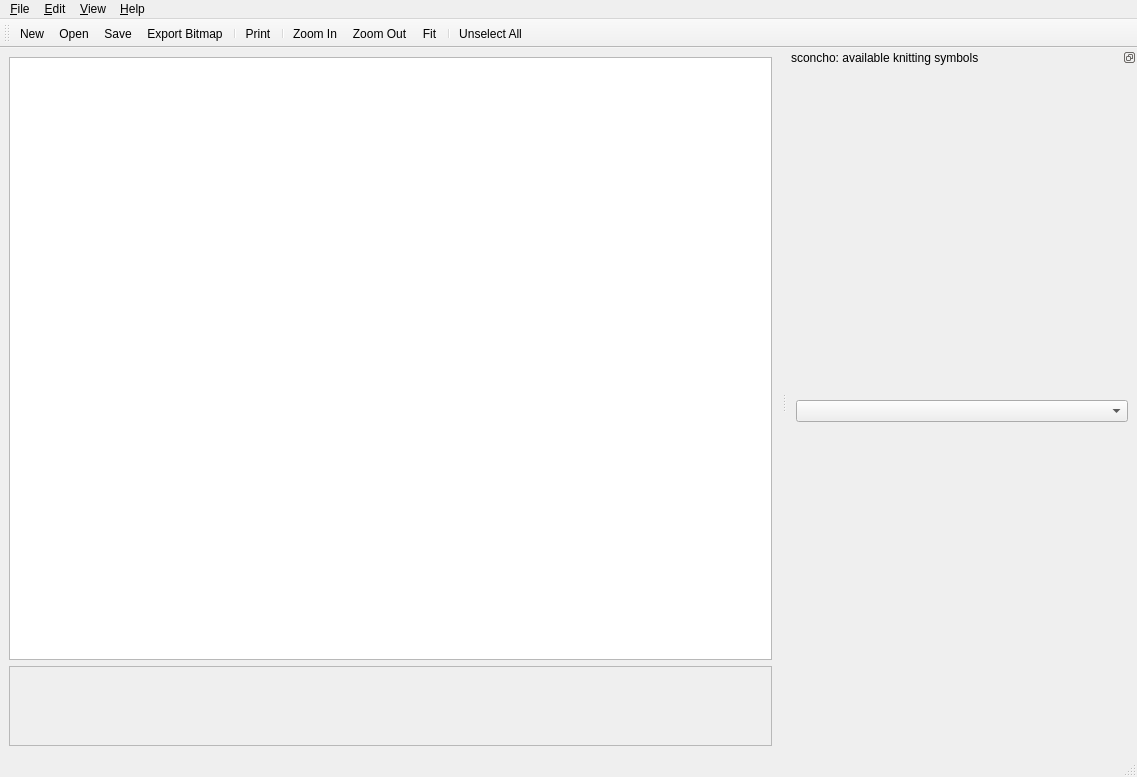
<?xml version="1.0" encoding="UTF-8"?>
<ui version="4.0">
 <class>MainWindow</class>
 <widget class="QMainWindow" name="MainWindow">
  <property name="geometry">
   <rect>
    <x>0</x>
    <y>0</y>
    <width>1137</width>
    <height>777</height>
   </rect>
  </property>
  <property name="windowTitle">
   <string/>
  </property>
  <property name="windowIcon">
   <iconset resource="../icons.qrc">
    <normaloff>:/icons/sconcho_icon.png</normaloff>:/icons/sconcho_icon.png</iconset>
  </property>
  <widget class="QWidget" name="centralwidget">
   <layout class="QHBoxLayout" name="horizontalLayout_2">
    <item>
     <layout class="QVBoxLayout" name="verticalLayout">
      <item>
       <widget class="PatternView" name="graphicsView">
        <property name="sizePolicy">
         <sizepolicy hsizetype="Preferred" vsizetype="Preferred">
          <horstretch>0</horstretch>
          <verstretch>20</verstretch>
         </sizepolicy>
        </property>
        <property name="minimumSize">
         <size>
          <width>0</width>
          <height>0</height>
         </size>
        </property>
        <property name="dragMode">
         <enum>QGraphicsView::NoDrag</enum>
        </property>
       </widget>
      </item>
      <item>
       <widget class="QScrollArea" name="scrollArea">
        <property name="sizePolicy">
         <sizepolicy hsizetype="Preferred" vsizetype="Preferred">
          <horstretch>0</horstretch>
          <verstretch>1</verstretch>
         </sizepolicy>
        </property>
        <property name="minimumSize">
         <size>
          <width>0</width>
          <height>80</height>
         </size>
        </property>
        <property name="widgetResizable">
         <bool>true</bool>
        </property>
        <widget class="QWidget" name="colorWidgetContainer">
         <property name="geometry">
          <rect>
           <x>0</x>
           <y>0</y>
           <width>757</width>
           <height>76</height>
          </rect>
         </property>
         <layout class="QHBoxLayout" name="horizontalLayout"/>
        </widget>
       </widget>
      </item>
     </layout>
    </item>
   </layout>
  </widget>
  <widget class="QMenuBar" name="menubar">
   <property name="geometry">
    <rect>
     <x>0</x>
     <y>0</y>
     <width>1137</width>
     <height>26</height>
    </rect>
   </property>
   <widget class="QMenu" name="menuFile">
    <property name="title">
     <string>&amp;File</string>
    </property>
    <addaction name="actionNew"/>
    <addaction name="actionOpen"/>
    <addaction name="separator"/>
    <addaction name="actionSave"/>
    <addaction name="actionSave_as"/>
    <addaction name="actionExport"/>
    <addaction name="separator"/>
    <addaction name="actionPrint"/>
    <addaction name="separator"/>
    <addaction name="actionQuit"/>
   </widget>
   <widget class="QMenu" name="menuView">
    <property name="title">
     <string>&amp;View</string>
    </property>
    <widget class="QMenu" name="menu_Zoom">
     <property name="title">
      <string>&amp;Zoom</string>
     </property>
     <addaction name="actionZoom_In"/>
     <addaction name="actionZoom_Out"/>
     <addaction name="actionFit"/>
    </widget>
    <addaction name="separator"/>
    <addaction name="menu_Zoom"/>
    <addaction name="action_Insert_delete_rows_and_columns"/>
    <addaction name="actionUnselect_All"/>
    <addaction name="separator"/>
    <addaction name="actionShow_pattern_grid"/>
    <addaction name="actionShow_grid_labels"/>
    <addaction name="actionShow_legend"/>
   </widget>
   <widget class="QMenu" name="menuHelp">
    <property name="title">
     <string>&amp;Help</string>
    </property>
    <addaction name="actionSconcho_Manual"/>
    <addaction name="separator"/>
    <addaction name="actionAbout_sconcho"/>
    <addaction name="actionAbout_Qt4"/>
   </widget>
   <widget class="QMenu" name="menuGrid">
    <property name="title">
     <string>&amp;Edit</string>
    </property>
    <addaction name="separator"/>
    <addaction name="action_Manage_Knitting_Symbols"/>
    <addaction name="separator"/>
    <addaction name="actionPrefs"/>
   </widget>
   <addaction name="menuFile"/>
   <addaction name="menuGrid"/>
   <addaction name="menuView"/>
   <addaction name="menuHelp"/>
  </widget>
  <widget class="QStatusBar" name="statusbar"/>
  <widget class="QDockWidget" name="symbolDockWidget">
   <property name="sizePolicy">
    <sizepolicy hsizetype="Preferred" vsizetype="Preferred">
     <horstretch>0</horstretch>
     <verstretch>4</verstretch>
    </sizepolicy>
   </property>
   <property name="minimumSize">
    <size>
     <width>350</width>
     <height>154</height>
    </size>
   </property>
   <property name="features">
    <set>QDockWidget::DockWidgetFloatable|QDockWidget::DockWidgetMovable</set>
   </property>
   <property name="allowedAreas">
    <set>Qt::LeftDockWidgetArea|Qt::RightDockWidgetArea</set>
   </property>
   <property name="windowTitle">
    <string>sconcho: available knitting symbols</string>
   </property>
   <attribute name="dockWidgetArea">
    <number>2</number>
   </attribute>
   <widget class="QWidget" name="dockWidgetContents_3">
    <layout class="QVBoxLayout" name="verticalLayout_3">
     <item>
      <layout class="QVBoxLayout" name="verticalLayout_2">
       <item>
        <widget class="QComboBox" name="symbolCategoryChooser"/>
       </item>
       <item>
        <layout class="QVBoxLayout" name="symbolSelectorLayout"/>
       </item>
      </layout>
     </item>
    </layout>
   </widget>
  </widget>
  <widget class="QToolBar" name="toolBar">
   <property name="windowTitle">
    <string>toolBar</string>
   </property>
   <attribute name="toolBarArea">
    <enum>TopToolBarArea</enum>
   </attribute>
   <attribute name="toolBarBreak">
    <bool>false</bool>
   </attribute>
   <addaction name="actionNew"/>
   <addaction name="actionOpen"/>
   <addaction name="actionSave"/>
   <addaction name="actionExport"/>
   <addaction name="separator"/>
   <addaction name="actionPrint"/>
   <addaction name="separator"/>
   <addaction name="actionZoom_In"/>
   <addaction name="actionZoom_Out"/>
   <addaction name="actionFit"/>
   <addaction name="separator"/>
   <addaction name="actionUnselect_All"/>
  </widget>
  <action name="actionAbout_sconcho">
   <property name="icon">
    <iconset resource="../icons.qrc">
     <normaloff>:/icons/sconcho_icon.png</normaloff>:/icons/sconcho_icon.png</iconset>
   </property>
   <property name="text">
    <string>About sconcho</string>
   </property>
  </action>
  <action name="actionAbout_Qt4">
   <property name="text">
    <string>About Qt4</string>
   </property>
  </action>
  <action name="actionPreferences">
   <property name="text">
    <string>Preferences</string>
   </property>
  </action>
  <action name="actionNew">
   <property name="icon">
    <iconset resource="../icons.qrc">
     <normaloff>:/icons/filenew.png</normaloff>:/icons/filenew.png</iconset>
   </property>
   <property name="text">
    <string>&amp;New...</string>
   </property>
   <property name="toolTip">
    <string>New pattern</string>
   </property>
   <property name="statusTip">
    <string>New pattern</string>
   </property>
   <property name="shortcut">
    <string>Ctrl+N</string>
   </property>
  </action>
  <action name="actionOpen">
   <property name="icon">
    <iconset resource="../icons.qrc">
     <normaloff>:/icons/fileopen.png</normaloff>:/icons/fileopen.png</iconset>
   </property>
   <property name="text">
    <string>&amp;Open...</string>
   </property>
   <property name="toolTip">
    <string>Open saved project</string>
   </property>
   <property name="statusTip">
    <string>Open saved project</string>
   </property>
   <property name="shortcut">
    <string>Ctrl+O</string>
   </property>
  </action>
  <action name="actionSave">
   <property name="icon">
    <iconset resource="../icons.qrc">
     <normaloff>:/icons/filesave.png</normaloff>:/icons/filesave.png</iconset>
   </property>
   <property name="text">
    <string>&amp;Save</string>
   </property>
   <property name="toolTip">
    <string>Save project</string>
   </property>
   <property name="statusTip">
    <string>Save project</string>
   </property>
   <property name="shortcut">
    <string>Ctrl+S</string>
   </property>
  </action>
  <action name="actionSave_as">
   <property name="icon">
    <iconset resource="../icons.qrc">
     <normaloff>:/icons/filesave.png</normaloff>:/icons/filesave.png</iconset>
   </property>
   <property name="text">
    <string>Save  &amp;as...</string>
   </property>
   <property name="toolTip">
    <string>Save project as</string>
   </property>
   <property name="statusTip">
    <string>Save project as</string>
   </property>
  </action>
  <action name="actionExport">
   <property name="icon">
    <iconset resource="../icons.qrc">
     <normaloff>:/icons/fileexport.png</normaloff>:/icons/fileexport.png</iconset>
   </property>
   <property name="text">
    <string>&amp;Export Bitmap...</string>
   </property>
   <property name="toolTip">
    <string>Export as image file</string>
   </property>
   <property name="statusTip">
    <string>Export as image file</string>
   </property>
   <property name="shortcut">
    <string>Ctrl+E</string>
   </property>
  </action>
  <action name="actionQuit">
   <property name="icon">
    <iconset resource="../icons.qrc">
     <normaloff>:/icons/exit.png</normaloff>:/icons/exit.png</iconset>
   </property>
   <property name="text">
    <string>&amp;Quit</string>
   </property>
   <property name="toolTip">
    <string>Quit sconcho</string>
   </property>
   <property name="statusTip">
    <string>Quit sconcho</string>
   </property>
   <property name="shortcut">
    <string>Ctrl+Q</string>
   </property>
  </action>
  <action name="actionPrint">
   <property name="icon">
    <iconset resource="../icons.qrc">
     <normaloff>:/icons/fileprint.png</normaloff>:/icons/fileprint.png</iconset>
   </property>
   <property name="text">
    <string>&amp;Print...</string>
   </property>
   <property name="statusTip">
    <string>Print</string>
   </property>
   <property name="shortcut">
    <string>Ctrl+P</string>
   </property>
  </action>
  <action name="actionShow_pattern_grid">
   <property name="checkable">
    <bool>true</bool>
   </property>
   <property name="checked">
    <bool>true</bool>
   </property>
   <property name="text">
    <string>Show &amp;Pattern Grid</string>
   </property>
   <property name="toolTip">
    <string>toggle visibility of pattern grid</string>
   </property>
   <property name="statusTip">
    <string>toggle visibility of pattern </string>
   </property>
  </action>
  <action name="actionShow_legend">
   <property name="checkable">
    <bool>true</bool>
   </property>
   <property name="checked">
    <bool>true</bool>
   </property>
   <property name="text">
    <string>Show &amp;Legend</string>
   </property>
   <property name="toolTip">
    <string>toggle visibility of legend</string>
   </property>
   <property name="statusTip">
    <string>toggle visibility of legend</string>
   </property>
  </action>
  <action name="actionShow_grid_labels">
   <property name="checkable">
    <bool>true</bool>
   </property>
   <property name="checked">
    <bool>true</bool>
   </property>
   <property name="text">
    <string>Show &amp;Grid Labels</string>
   </property>
   <property name="toolTip">
    <string>toggle visbility of grid labels</string>
   </property>
   <property name="statusTip">
    <string>toggle visbility of grid labels</string>
   </property>
  </action>
  <action name="action_Insert_delete_rows_and_columns">
   <property name="text">
    <string>&amp;Insert/Delete Rows and Columns</string>
   </property>
   <property name="statusTip">
    <string>insert/delete rows and columns</string>
   </property>
  </action>
  <action name="actionZoom_In">
   <property name="icon">
    <iconset resource="../icons.qrc">
     <normaloff>:/icons/zoom-in.svg</normaloff>:/icons/zoom-in.svg</iconset>
   </property>
   <property name="text">
    <string>Zoom &amp;In</string>
   </property>
  </action>
  <action name="actionZoom_Out">
   <property name="icon">
    <iconset resource="../icons.qrc">
     <normaloff>:/icons/zoom-out.svg</normaloff>:/icons/zoom-out.svg</iconset>
   </property>
   <property name="text">
    <string>Zoom &amp;Out</string>
   </property>
  </action>
  <action name="actionFit">
   <property name="icon">
    <iconset resource="../icons.qrc">
     <normaloff>:/icons/zoom-best-fit.svg</normaloff>:/icons/zoom-best-fit.svg</iconset>
   </property>
   <property name="text">
    <string>&amp;Fit</string>
   </property>
  </action>
  <action name="actionSconcho_Manual">
   <property name="icon">
    <iconset resource="../icons.qrc">
     <normaloff>:/icons/sconcho_icon.png</normaloff>:/icons/sconcho_icon.png</iconset>
   </property>
   <property name="text">
    <string>Sconcho Manual</string>
   </property>
  </action>
  <action name="actionPrefs">
   <property name="icon">
    <iconset resource="../icons.qrc">
     <normaloff>:/icons/gtk-preferences.png</normaloff>:/icons/gtk-preferences.png</iconset>
   </property>
   <property name="text">
    <string>P&amp;references</string>
   </property>
  </action>
  <action name="action_Insert_delete_rows_and_columns">
   <property name="text">
    <string>&amp;Insert/Delete rows and columns</string>
   </property>
  </action>
  <action name="action_Manage_Knitting_Symbols">
   <property name="text">
    <string>&amp;Manage Custom Knitting Symbols</string>
   </property>
  </action>
  <action name="actionUnselect_All">
   <property name="icon">
    <iconset resource="../icons.qrc">
     <normaloff>:/icons/select_all.png</normaloff>:/icons/select_all.png</iconset>
   </property>
   <property name="text">
    <string>&amp;Unselect All</string>
   </property>
  </action>
  <action name="action_Copy">
   <property name="text">
    <string>&amp;Copy</string>
   </property>
  </action>
  <action name="action_Paste">
   <property name="text">
    <string>&amp;Paste</string>
   </property>
  </action>
 </widget>
 <customwidgets>
  <customwidget>
   <class>PatternView</class>
   <extends>QGraphicsView</extends>
   <header>patternView.h</header>
  </customwidget>
 </customwidgets>
 <resources>
  <include location="../icons.qrc"/>
 </resources>
 <connections/>
</ui>
